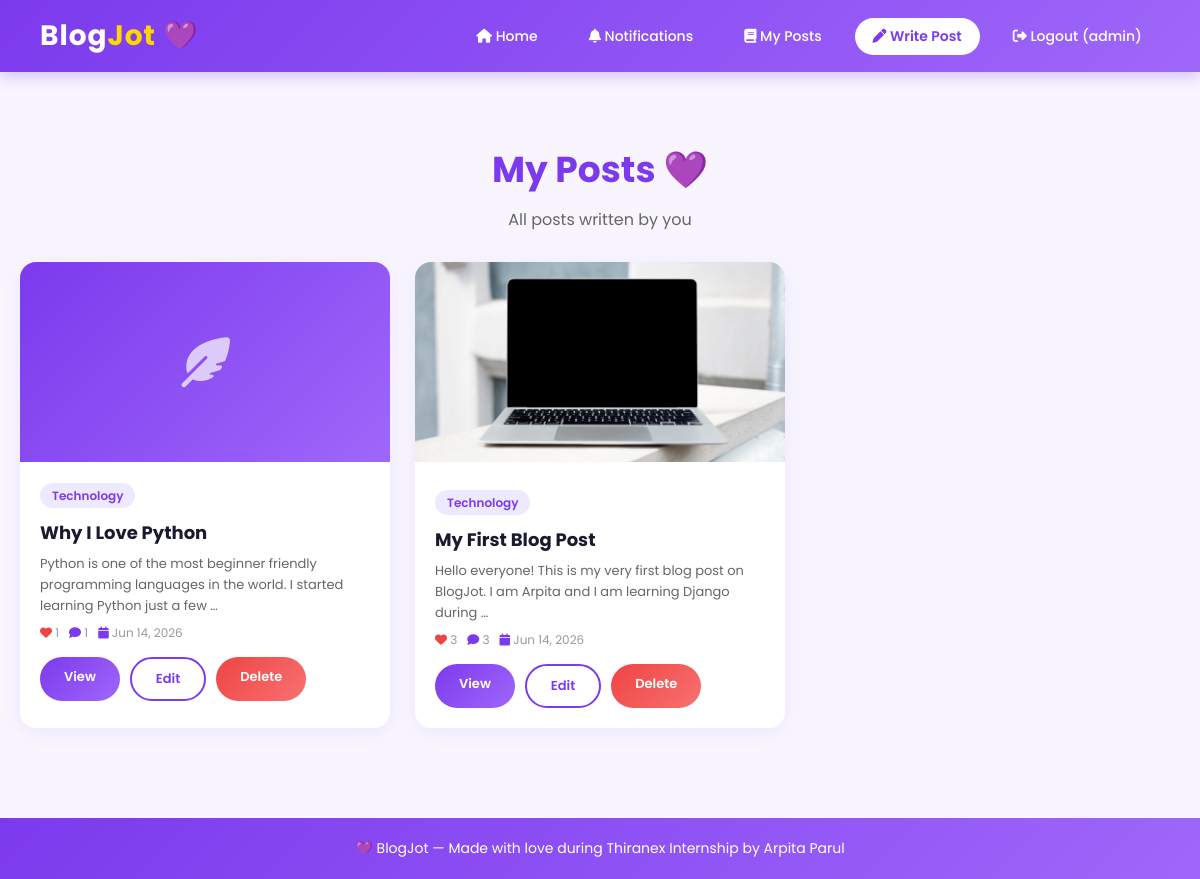
/my-posts/ (signed in), run on the app's committed database.
### blog/models.py (models this page shows, shortened)
class Post(models.Model):
    title = models.CharField(max_length=200)
    slug = models.SlugField(unique=True)
    author = models.ForeignKey(User, on_delete=models.CASCADE, related_name='posts')
    category = models.ForeignKey(Category, on_delete=models.SET_NULL, null=True, blank=True)
    content = models.TextField()
    image = models.ImageField(upload_to='blog_images/', blank=True, null=True)
    created_at = models.DateTimeField(default=timezone.now)
    updated_at = models.DateTimeField(auto_now=True)
    is_published = models.BooleanField(default=True)
    class Meta:
        ordering = ['-created_at']

class Category(models.Model):
    name = models.CharField(max_length=100)
    slug = models.SlugField(unique=True)
    description = models.TextField(blank=True)
    class Meta:
        verbose_name_plural = "Categories"

### blog/views.py (the view)
# urls.py: path('my-posts/', views.my_posts, name='my_posts'),
@login_required
def my_posts(request):
    posts = Post.objects.filter(author=request.user)
    return render(request, 'blog/my_posts.html', {'posts': posts})

### blogjot/context_processors.py (called while the page is built)
def notifications_count(request):
    if request.user.is_authenticated:
        unread_count = request.user.notifications.filter(is_read=False).count()
        return {'unread_count': unread_count}
    return {'unread_count': 0}

### templates/blog/my_posts.html (shortened to what this page needs)
{% extends 'blog/base.html' %}
{% block content %}
<div class="container">
    <div style="text-align:center; padding:40px 0 30px;">
        <h1 style="font-size:36px; font-weight:700; color:#7c3aed;">My Posts 💜</h1>
        <p style="color:#666; font-size:16px; margin-top:10px;">All posts written by you</p>
    </div>
    {% if posts %}
    <div style="display:grid; grid-template-columns:repeat(auto-fill, minmax(320px,1fr)); gap:25px;">
        {% for post in posts %}
        <div class="card">
            {% if post.image %}
            <img src="{{ post.image.url }}" alt="{{ post.title }}" style="width:100%; height:200px; object-fit:cover;">
            {% else %}
            <div style="width:100%; height:200px; background:linear-gradient(135deg,#7c3aed,#9f67fa); display:flex; align-items:center; justify-content:center;">
                <i class="fas fa-feather-alt" style="font-size:50px; color:white; opacity:0.7;"></i>
            </div>
            {% endif %}
            <div style="padding:20px;">
                {% if post.category %}
                <span style="background:#ede9fe; color:#7c3aed; padding:4px 12px; border-radius:20px; font-size:12px; font-weight:600;">{{ post.category.name }}</span>
                {% endif %}
                <h2 style="font-size:18px; font-weight:700; margin:12px 0 8px; color:#1a1a2e;">{{ post.title }}</h2>
                <p style="color:#666; font-size:13px; line-height:1.6;">{{ post.content|truncatewords:20 }}</p>
                <div style="display:flex; gap:10px; margin-top:8px;">
                    <span style="font-size:12px; color:#999;"><i class="fas fa-heart" style="color:#ef4444;"></i> {{ post.likes.count }}</span>
                    <span style="font-size:12px; color:#999;"><i class="fas fa-comment" style="color:#7c3aed;"></i> {{ post.comments.count }}</span>
                    <span style="font-size:12px; color:#999;"><i class="fas fa-calendar" style="color:#7c3aed;"></i> {{ post.created_at|date:"M d, Y" }}</span>
                </div>
                <div style="display:flex; gap:10px; margin-top:15px; flex-wrap:wrap;">
                    <a href="{% url 'post_detail' post.slug %}" class="btn btn-primary" style="font-size:13px;">View</a>
                    <a href="{% url 'post_edit' post.slug %}" class="btn btn-outline" style="font-size:13px;">Edit</a>
                    <a href="{% url 'post_delete' post.slug %}" class="btn btn-danger" style="font-size:13px;">Delete</a>
                </div>
            </div>
        </div>
        {% endfor %}
    </div>
    {% endif %}
</div>
{% endblock %}

### templates/blog/base.html (shortened to what this page needs)
<!DOCTYPE html>
<html lang="en">
<head>
    <link href="https://cdnjs.cloudflare.com/ajax/libs/font-awesome/6.4.0/css/all.min.css" rel="stylesheet">
</head>
<body>
    <nav class="navbar">
        <a href="{% url 'home' %}" class="logo">Blog<span>Jot</span> 💜</a>
        <div class="nav-links">
            <a href="{% url 'home' %}"><i class="fas fa-home"></i> Home</a>
            {% if user.is_authenticated %}
                <a href="{% url 'notifications' %}">
                    <i class="fas fa-bell"></i> Notifications
                </a>
                <a href="{% url 'my_posts' %}"><i class="fas fa-book"></i> My Posts</a>
                <a href="{% url 'post_create' %}" class="btn-write"><i class="fas fa-pen"></i> Write Post</a>
                <a href="{% url 'logout' %}"><i class="fas fa-sign-out-alt"></i> Logout ({{ user.username }})</a>
            {% else %}
                <a href="{% url 'login' %}"><i class="fas fa-sign-in-alt"></i> Login</a>
                <a href="{% url 'register' %}" class="btn-write"><i class="fas fa-user-plus"></i> Register</a>
            {% endif %}
        </div>
    </nav>
    {% block content %}{% endblock %}
    <footer class="footer">
        <p>💜 BlogJot — Made with love during Thiranex Internship by Arpita Parul</p>
    </footer>
</body>
</html>

### templates/blog/base.html (style rules this page uses)
* { margin: 0; padding: 0; box-sizing: border-box; }
body { font-family: 'Poppins', sans-serif; background: #f8f5ff; color: #333; }
.navbar { background: linear-gradient(135deg, #7c3aed, #9f67fa); padding: 15px 40px; display: flex; justify-content: space-between; align-items: center; box-shadow: 0 4px 15px rgba(124,58,237,0.3); position: sticky; top: 0; z-index: 100; }
.navbar .logo { font-size: 28px; font-weight: 700; color: white; text-decoration: none; letter-spacing: 1px; }
.navbar .logo span { color: #ffd700; }
.nav-links { display: flex; gap: 15px; align-items: center; }
.nav-links a { color: white; text-decoration: none; font-size: 14px; font-weight: 500; padding: 8px 18px; border-radius: 25px; transition: all 0.3s; }
.nav-links .btn-write { background: white; color: #7c3aed; font-weight: 600; }
.container { max-width: 1200px; margin: 0 auto; padding: 30px 20px; }
.card { background: white; border-radius: 16px; box-shadow: 0 4px 20px rgba(124,58,237,0.08); overflow: hidden; transition: transform 0.3s, box-shadow 0.3s; }
.btn { padding: 10px 24px; border-radius: 25px; border: none; cursor: pointer; font-family: 'Poppins', sans-serif; font-size: 14px; font-weight: 600; text-decoration: none; display: inline-block; transition: all 0.3s; }
.btn-primary { background: linear-gradient(135deg, #7c3aed, #9f67fa); color: white; }
.btn-danger { background: linear-gradient(135deg, #ef4444, #f87171); color: white; }
.btn-outline { background: transparent; border: 2px solid #7c3aed; color: #7c3aed; }
.footer { background: linear-gradient(135deg, #7c3aed, #9f67fa); color: white; text-align: center; padding: 20px; margin-top: 60px; font-size: 14px; }

### data on the page
Post: category.name "Technology", title "Why I Love Python", content "Python is one of the most beginner friendly programming languages in the world. I started learning Python just a few …", likes.count "1", comments.count "1", created_at "Jun 14, 2026"
Post: image (picture), category.name "Technology", title "My First Blog Post", content "Hello everyone! This is my very first blog post on BlogJot. I am Arpita and I am learning Django during …", likes.count "3", comments.count "3", created_at "Jun 14, 2026"

### other printed values
{{ user.username }} "admin"
